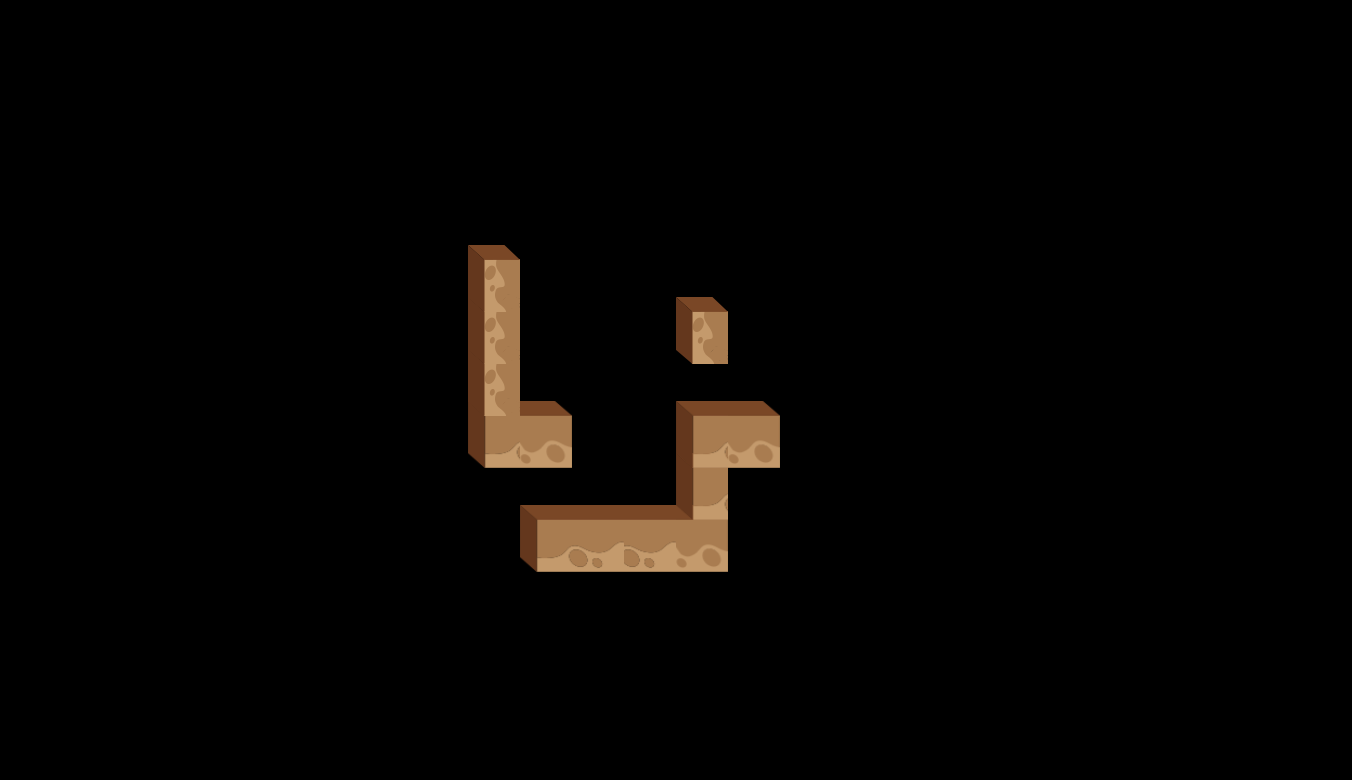

The image is a tile-based game level rendered from a .tmx file. Its description and source (layers, tilesets, objects; grid data summarised) follow:
An orthogonal 26x15 tile map with 52x52 px tiles, 7 tile layers (road_5, road_6, road_1, road_2, ...), 2 tilesets and 6 objects (startPos_1, ci, apple, door, startPos_2, ...).

<map version="1.0" orientation="orthogonal" renderorder="right-down" width="26" height="15" tilewidth="52" tileheight="52">
 <tileset firstgid="1" name="road" tilewidth="52" tileheight="67">
  <image source="road.png" width="364" height="67" />
 </tileset>
 <tileset firstgid="8" name="road_2" tilewidth="52" tileheight="67">
  <image source="road_2.png" width="52" height="67" />
 </tileset>
 <layer name="road_5" width="26" height="15">
  <data>[390 cells, 4 non-empty, 3 distinct tile ids]</data>
 </layer>
 <layer name="road_6" width="26" height="15">
  <data>[390 cells, 1 non-empty, 1 distinct tile ids]</data>
 </layer>
 <layer name="road_1" width="26" height="15">
  <data>[390 cells, 4 non-empty, 2 distinct tile ids]</data>
 </layer>
 <layer name="road_2" width="26" height="15">
  <data>[390 cells, 1 non-empty, 1 distinct tile ids]</data>
 </layer>
 <layer name="road_3" width="26" height="15">
  <data>[390 cells, 1 non-empty, 1 distinct tile ids]</data>
 </layer>
 <layer name="road_4" width="26" height="15">
  <data>[390 cells, 1 non-empty, 1 distinct tile ids]</data>
 </layer>
 <layer name="road_7" width="26" height="15">
  <data>[390 cells, 1 non-empty, 1 distinct tile ids]</data>
 </layer>
 <objectgroup name="objLayer">
  <object name="startPos_1" x="550" y="488" visible="0" />
  <object name="ci" x="648" y="488" visible="0" />
  <object name="apple" x="650" y="336" visible="0" />
  <object name="door" x="752" y="386" visible="0" />
  <object name="startPos_2" x="496" y="494" visible="0" />
  <object name="startPos_3" x="494" y="544" visible="0" />
 </objectgroup>
</map>
